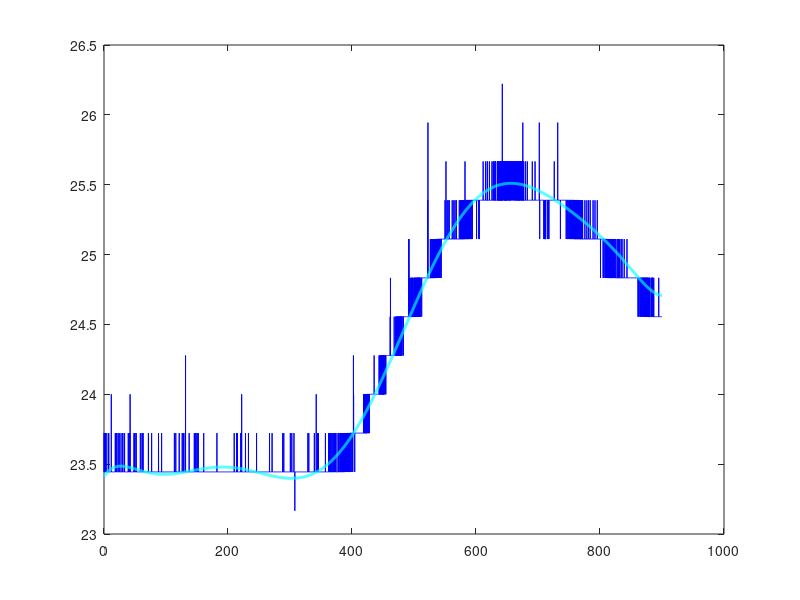

MATLAB code for this plot: (Note: this script raises an error after producing the figure.)
clear;close all;
%Lagrange interpolation for Final Project
%With Dust Data
% load Final_Project_W_Dust_12.txt
% load Final_Project_W_Dust_22.txt
% load Final_Project_W_Dust_32.txt
% 
% time = (Final_Project_W_Dust_12(:,1));
% temp1 = (Final_Project_W_Dust_12(:,2));
% temp2 = (Final_Project_W_Dust_22(:,2));
% temp3 = (Final_Project_W_Dust_32(:,2));

%Without Dust Data
load Final_Project_WO_Dust_1.txt
load Final_Project_WO_Dust_2.txt
load Final_Project_WO_Dust_3.txt

time = (Final_Project_WO_Dust_1(:,1));
temp1 = (Final_Project_WO_Dust_1(:,2));
temp2 = (Final_Project_WO_Dust_2(:,2));
temp3 = (Final_Project_WO_Dust_3(:,2));



X = time;

N =10;
A = [];
for i = 0:N
    A = [A,X.^i];
end
%H = [ones(length(Y),1),];
c = inv(A'*A)*A'*temp1;
y1 = A*c;
M = 10;
B = [];
for i = 0:M
    B = [B,X.^i];
end
%H = [ones(length(Y),1),];
b = inv(B'*B)*B'*temp2;
y2 = B*b;

C = [];
for i = 0:N
    C = [C,X.^i];
end
%H = [ones(length(Y),1),];
c = inv(C'*C)*C'*temp3;
y3 = C*c;

plot(X,temp3,'b')
hold on
plot(X,y3,'c','linewidth',2)
hold on
plot(X,temp2,'Y')
hold on
plot(X,y2,'m','linewidth',2)
hold on
plot(X,temp1,'r')
hold on
plot(X,y1,'g-','linewidth',2)
axis([0 900 20 40]);
legend('Exp. Flow in','L.S. Flow in','Exp. Temp by CPU & GPU','L.S. Temp by CPU & GPU','Exp. Flow out','L.S. Flow Out')
title('Least Squared Fit to Experiemental Data with Dust')
xlabel('Time(s)')
ylabel('Temperature({\circ}C)')